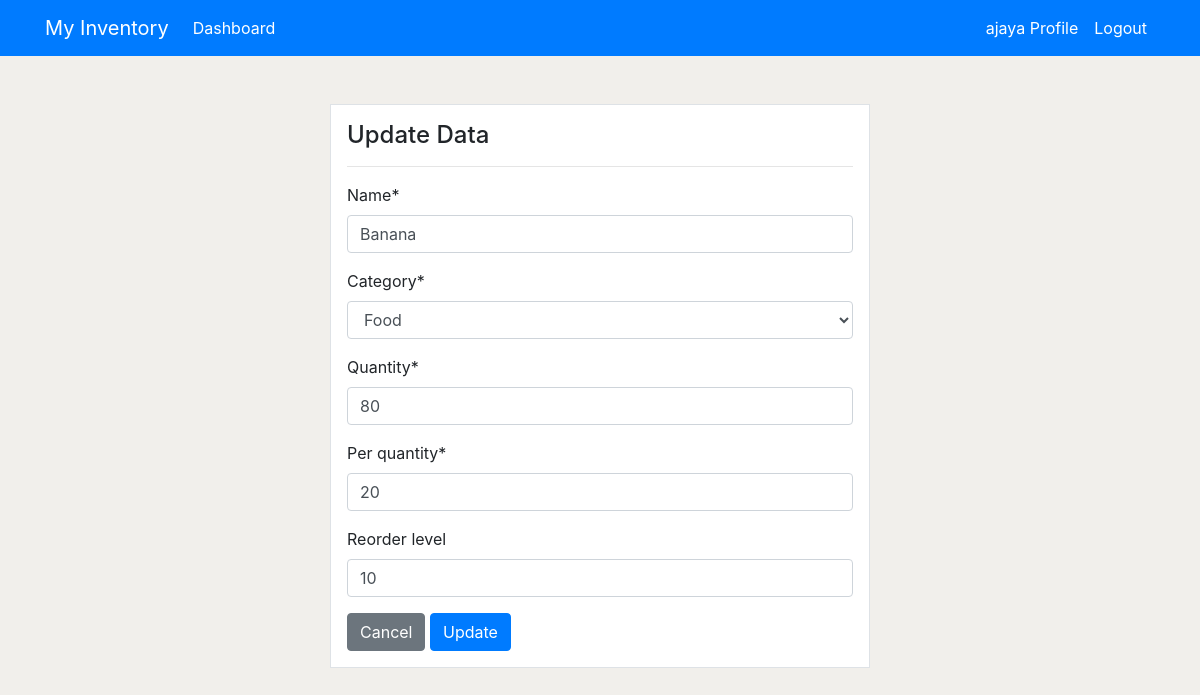
The page /products/update/33/ (signed in) on the database as committed earlier.
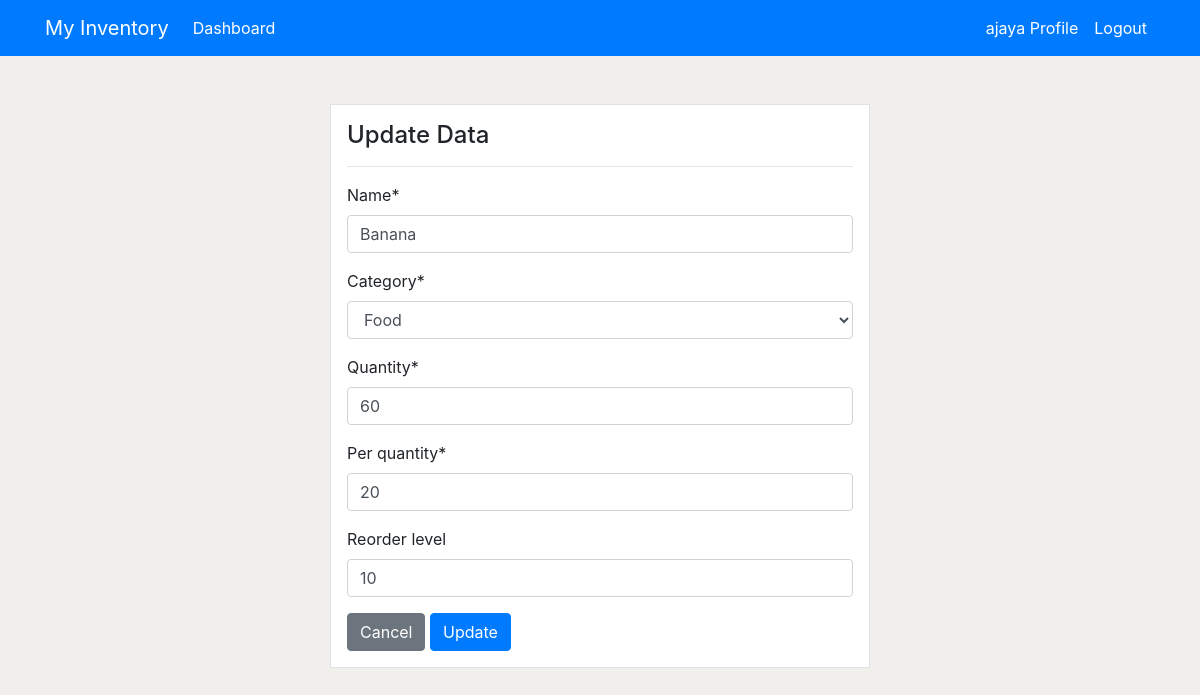
The same page on the database as committed later.
### application/models.py (models this page shows, shortened)
class Product(models.Model):
    name = models.CharField(max_length=200, null=True)
    category = models.CharField(max_length=100, choices=CATEGORY)
    quantity = models.PositiveIntegerField(null=True)
    per_quantity = models.PositiveIntegerField(null=True)
    reorder_level = models.PositiveIntegerField(default=0, null=True, blank=True)
    product_in = models.PositiveIntegerField(default=0, null=True, blank=True)
    product_out = models.PositiveIntegerField(default=0, null=True, blank=True)
    total_sales = models.PositiveIntegerField(default=0, null=True, blank=True)
    class Meta:
        verbose_name_plural = 'Product'

### application/views.py (the view)
# urls.py: path('products/update/<int:pk>/', views.updateProduct, name='product_update'),
def updateProduct(request, pk):
    product = Product.objects.get(id=pk)
    if request.method == 'POST':
        form = ProductUpdateForm(request.POST, instance=product)
        if form.is_valid():
            form.save()
            return redirect('products')
    else:
        form = ProductUpdateForm(instance=product)
    context = {
        'form': form,
    }
    return render(request, 'application/product_update.html', context)

### application/forms.py
class ProductUpdateForm(forms.ModelForm):
    class Meta:
        model = Product
        fields = ['name', 'category', 'quantity', 'per_quantity', 'reorder_level']

### templates/application/product_update.html (shortened to what this page needs)
{% extends 'partial/base.html' %}
{% load crispy_forms_tags %}
{% block content %}
<div class="container">
    <div class="row mt-5">
        <div class="col-md-6 offset-md-3">
            <div class="border p-3 bg-white">
                <h4>Update Data</h4>
                <hr>
                <form method="POST">
                    {{form|crispy}}
                    <a class="btn btn-secondary"  href="{% url 'products' %}">Cancel</a>
                    <input class="btn btn-primary" type="submit" value="Update">
                </form>
            </div>
        </div>
    </div>
</div>
{% endblock %}

Rows that differ between the two databases and show on the page:
changed Product "Banana": quantity "80" → "60"
